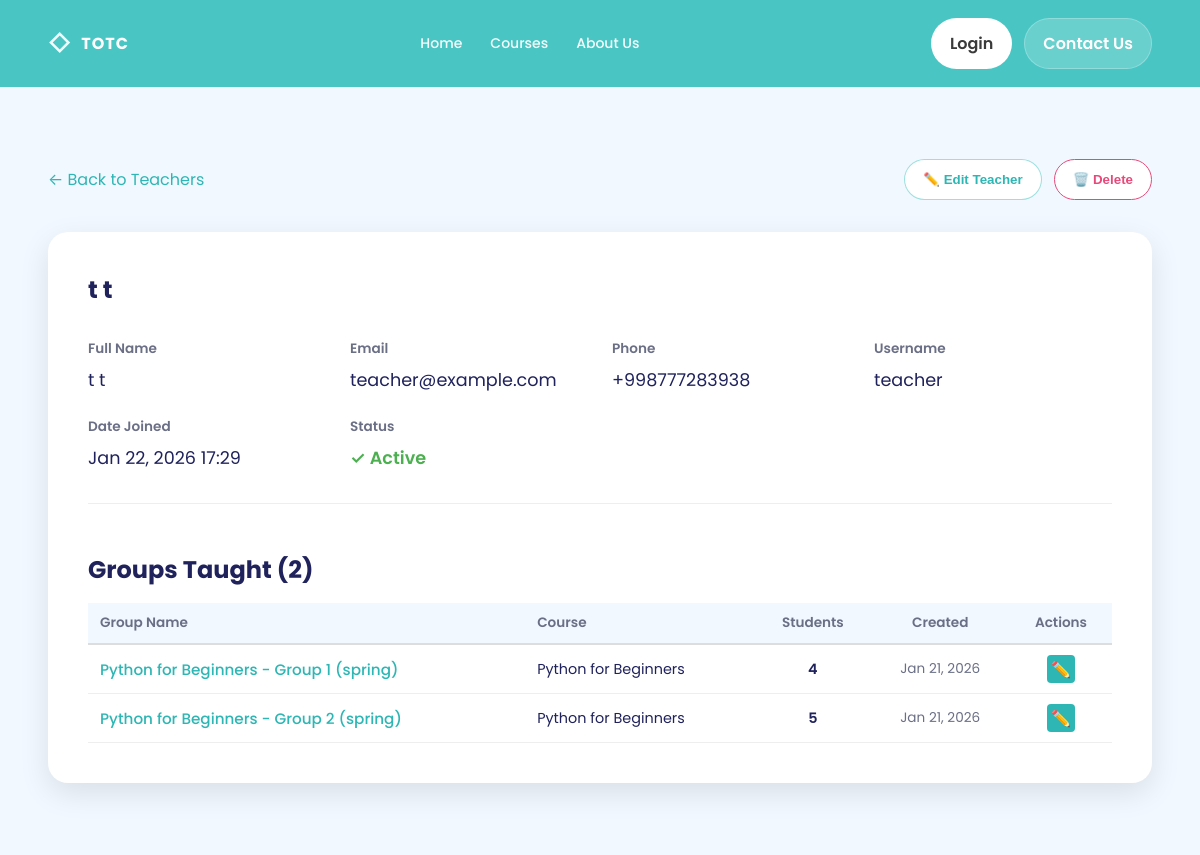
Page /teachers/114/ on the committed database.
### accounts/models.py (models this page shows, shortened)
class User(AbstractUser):
    ROLE = (
        ('admin', 'Admin'),
        ('teacher', 'Teacher'),
        ('student', 'Student'),
    )
    role = models.CharField(max_length=10, choices=ROLE)
    avatar = models.ImageField(upload_to='avatar/', default='')
    phone = models.CharField(max_length=20, blank=True, null=True)
    address = models.CharField(max_length=250, blank=True, null=True)
    balance = models.DecimalField(max_digits=10, decimal_places=2, default=0.00)
    speciality = models.CharField(max_length=100, blank=True, null=True)
    qualifications = models.TextField(blank=True, null=True)
    is_expert = models.BooleanField(default=False)
    created_at = models.DateTimeField(auto_now_add=True)
    updated_at = models.DateTimeField(auto_now=True)
    class Meta:
        ordering = ['-id']
        verbose_name = 'User'
        verbose_name_plural = 'Users'

### courses/models.py (models this page shows, shortened)
class Group(models.Model):
    name = models.CharField(max_length=50)
    course = models.ForeignKey(Course, on_delete=models.CASCADE, related_name='groups')
    session = models.ForeignKey(Session, on_delete=models.CASCADE, related_name='groups', null=True, blank=True)
    teacher = models.ForeignKey(User, on_delete=models.SET_NULL, null=True, blank=True, related_name='taught_groups',
                                limit_choices_to={
                                    'role': 'teacher',
                                    },
                                )
    created_at = models.DateTimeField(auto_now_add=True)
    updated_at = models.DateTimeField(auto_now=True)
    class Meta:
        ordering = ('name',)
        verbose_name = 'Group'
        verbose_name_plural = 'Groups'
        unique_together = ('course',
                           'name')
        verbose_name = 'Group'
        verbose_name_plural = 'Groups'
        unique_together = ('course',
                           'name')

class Course(models.Model):
    name = models.CharField(max_length=100)
    category = models.ForeignKey(Category, on_delete=models.CASCADE, related_name='courses', blank=True, null=True)
    small_image = models.ImageField(upload_to='courses/small_images', null=True)
    large_image = models.ImageField(upload_to='courses/large_images', null=True)
    small_description = models.TextField(max_length=50)
    large_description = models.TextField(max_length=1000)
    price = models.IntegerField(blank=True, null=True)
    created_at = models.DateTimeField(auto_now_add=True)
    updated_at = models.DateTimeField(auto_now=True)
    class Meta:
        ordering = ('name',)
        verbose_name = 'Course'
        verbose_name_plural = 'Courses'

### teachers/views.py (the view)
# urls.py: path('<int:pk>/', views.TeacherListView.as_view(), name='detail'),
class TeacherListView(View):
    def get(self, request, pk):
        teacher = get_object_or_404(User, pk=pk, role='teacher')
        return render(request, 'teachers/detail.html', {
            'teacher': teacher,
        })

### templates/teachers/detail.html (shortened to what this page needs)
{% extends "base.html" %}
{% block content %}
    <section class="section section--soft">
        <div class="container">
            <div style="display: flex; justify-content: space-between; align-items: center; margin-bottom: 32px;">
                <a href="{% url 'teachers:admin_list' %}" style="color: var(--teal2); text-decoration: none; display: flex; align-items: center; gap: 8px;">
                    ← Back to Teachers
                </a>
                <div style="display: flex; gap: 12px;">
                    <a href="{% url 'teachers:admin_edit' teacher.id %}" style="text-decoration: none;">
                        <button class="btn btn--pill btn--outlineTeal">✏️ Edit Teacher</button>
                    </a>
                    <form method="post" action="{% url 'teachers:admin_delete' teacher.id %}" onsubmit="return confirm('Are you sure you want to delete this teacher?')" style="display: inline;">
                        <button type="submit" class="btn btn--pill btn--white" style="color: var(--pink); border-color: var(--pink);">🗑️ Delete</button>
                    </form>
                </div>
            </div>
            <div style="background: white; border-radius: 20px; padding: 40px; box-shadow: 0 10px 30px rgba(0,0,0,0.1);">
                <h1 style="margin-top: 0; margin-bottom: 32px;">{{ teacher.get_full_name|default:teacher.username }}</h1>
                <div style="display: grid; grid-template-columns: repeat(auto-fit, minmax(200px, 1fr)); gap: 24px; margin-bottom: 32px; padding-bottom: 32px; border-bottom: 1px solid #eee;">
                    <div>
                        <label style="display: block; font-size: 0.85rem; color: var(--muted); margin-bottom: 8px; font-weight: 600;">Full Name</label>
                        <div style="font-size: 1.1rem;">{{ teacher.get_full_name|default:"—" }}</div>
                    </div>
                    <div>
                        <label style="display: block; font-size: 0.85rem; color: var(--muted); margin-bottom: 8px; font-weight: 600;">Email</label>
                        <div style="font-size: 1.1rem;">{{ teacher.email|default:"—" }}</div>
                    </div>
                    <div>
                        <label style="display: block; font-size: 0.85rem; color: var(--muted); margin-bottom: 8px; font-weight: 600;">Phone</label>
                        <div style="font-size: 1.1rem;">{{ teacher.phone|default:"—" }}</div>
                    </div>
                    <div>
                        <label style="display: block; font-size: 0.85rem; color: var(--muted); margin-bottom: 8px; font-weight: 600;">Username</label>
                        <div style="font-size: 1.1rem;">{{ teacher.username }}</div>
                    </div>
                    <div>
                        <label style="display: block; font-size: 0.85rem; color: var(--muted); margin-bottom: 8px; font-weight: 600;">Date Joined</label>
                        <div style="font-size: 1.1rem;">{{ teacher.date_joined|date:"M d, Y H:i" }}</div>
                    </div>
                    <div>
                        <label style="display: block; font-size: 0.85rem; color: var(--muted); margin-bottom: 8px; font-weight: 600;">Status</label>
                        <div style="font-size: 1.1rem; color: #4caf50; font-weight: 600;">✓ Active</div>
                    </div>
                </div>
                <div style="margin-top: 48px;">
                    <h2 style="font-size: 1.5rem; margin-bottom: 16px;">Groups Taught ({{ teacher.taught_groups.count }})</h2>
                    {% if teacher.taught_groups.all %}
                        <div style="overflow-x: auto;">
                            <table style="width: 100%; border-collapse: collapse;">
                                <thead>
                                    <tr style="background: var(--soft); border-bottom: 2px solid #ddd;">
                                        <th style="padding: 10px 12px; text-align: left; font-weight: 600; font-size: 0.85rem; color: var(--muted);">Group Name</th>
                                        <th style="padding: 10px 12px; text-align: left; font-weight: 600; font-size: 0.85rem; color: var(--muted);">Course</th>
                                        <th style="padding: 10px 12px; text-align: center; font-weight: 600; font-size: 0.85rem; color: var(--muted);">Students</th>
                                        <th style="padding: 10px 12px; text-align: center; font-weight: 600; font-size: 0.85rem; color: var(--muted);">Created</th>
                                        <th style="padding: 10px 12px; text-align: center; font-weight: 600; font-size: 0.85rem; color: var(--muted);">Actions</th>
                                    </tr>
                                </thead>
                                <tbody>
                                    {% for group in teacher.taught_groups.all %}
                                        <tr style="border-bottom: 1px solid #eee; background: white; transition: background 0.2s;"
                                            onmouseover="this.style.background='#f9f9f9'"
                                            onmouseout="this.style.background='white'">
                                            <td style="padding: 10px 12px; font-size: 0.95rem; font-weight: 500; color: var(--teal2);">
                                                <a href="{% url 'courses:group_update' group.id %}" style="text-decoration: none; color: inherit; cursor: pointer;">
                                                    {{ group.name }}
                                                </a>
                                            </td>
                                            <td style="padding: 10px 12px; font-size: 0.9rem;">{{ group.course.name }}</td>
                                            <td style="padding: 10px 12px; text-align: center; font-size: 0.9rem; font-weight: 600;">{{ group.enrollments.count }}</td>
                                            <td style="padding: 10px 12px; text-align: center; font-size: 0.85rem; color: var(--muted);">{{ group.created_at|date:"M d, Y" }}</td>
                                            <td style="padding: 10px 12px; text-align: center; display: flex; gap: 6px; justify-content: center;">
                                                <a href="{% url 'courses:group_update' group.id %}" style="text-decoration: none; display: inline-flex; align-items: center; justify-content: center; width: 28px; height: 28px; background: var(--teal2); color: white; border-radius: 4px; transition: all 0.2s;"
                                                   title="Edit group"
                                                   onmouseover="this.style.transform='scale(1.1)'; this.style.background='#1a9999'"
                                                   onmouseout="this.style.transform='scale(1)'; this.style.background='var(--teal2)'">
                                                    ✏️
                                                </a>
                                            </td>
                                        </tr>
                                    {% endfor %}
                                </tbody>
                            </table>
                        </div>
                    {% else %}
                        <div style="padding: 30px; text-align: center; background: #f9f9f9; border-radius: 12px;">
                            <p class="muted" style="margin: 0;">This teacher hasn't been assigned to any groups yet.</p>
                        </div>
                    {% endif %}
                </div>
            </div>
        </div>
    </section>
{% endblock %}

### static/css/style.css (style rules this page uses)
:root { --teal:#49c6c4; --teal2:#2db6b4; --ink:#1f225b; --muted:#6b6f86; --soft:#f1f8ff; --orange:#ff9b20; --pink:#e74a7a; --navy:#24264b; --radius:18px; --shadow:0 18px 45px rgba(20, 32, 68, 0.10); }
* { box-sizing:border-box }
html,body { margin:0;padding:0; scroll-behavior: smooth; overflow-x: hidden; }
body { font-family:"Poppins",system-ui,-apple-system,Segoe UI,Roboto,Arial,sans-serif; color:var(--ink); background:#fff; }
a { color:inherit;text-decoration:none }
.container { width:min(1200px, 92%); margin-inline:auto }
.section { padding:72px 0 }
.section--soft { background:var(--soft) }
.btn { display:inline-flex; align-items:center; justify-content:center; gap:10px; padding:12px 18px; border-radius:999px; border:1px solid transparent; font-weight:600; cursor:pointer; }
.btn--pill { border-radius:999px }
.btn--white { background:#fff;color:#3a3a3a }
.btn--outlineTeal { background:#fff; border-color:rgba(73,198,196,.55); color:var(--teal2); }

### rows in the picture
User: get_full_name "t t", email "teacher@example.com", phone "+998777283938", username "teacher", date_joined "Jan 22, 2026 17:29", taught_groups.count "2"
Group: name "Python for Beginners - Group 1 (spring)", course.name "Python for Beginners", enrollments.count "4", created_at "Jan 21, 2026"
Group: name "Python for Beginners - Group 2 (spring)", course.name "Python for Beginners", enrollments.count "5", created_at "Jan 21, 2026"
